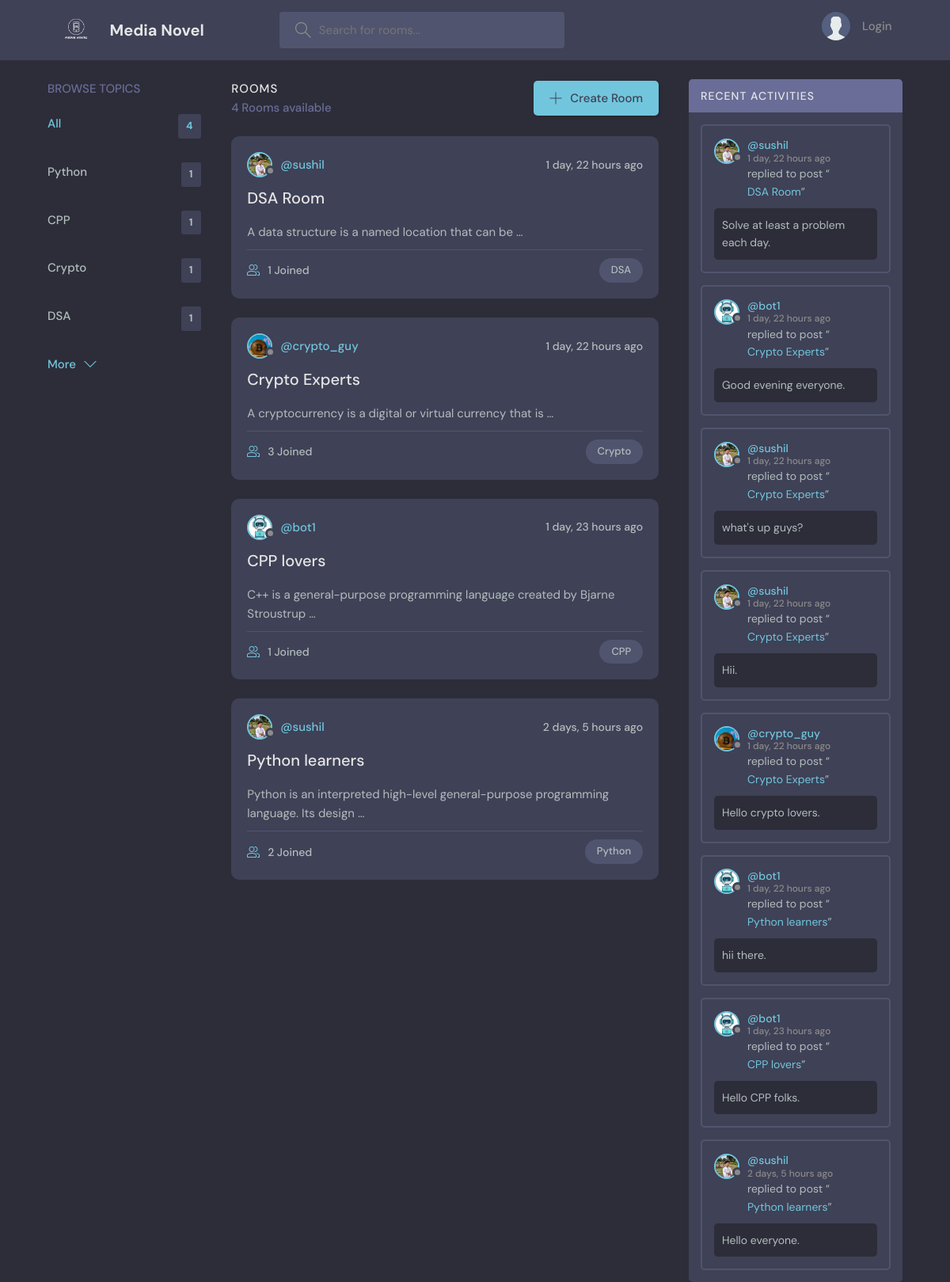
The page / on the database its author committed.
### base/models.py (models this page shows, shortened)
class Topic(models.Model):
    name = models.CharField(max_length=200)

class Room(models.Model):
    host = models.ForeignKey(User, on_delete=models.SET_NULL, null=True)
    topic = models.ForeignKey(Topic, on_delete=models.SET_NULL, null=True)
    name = models.CharField(max_length=200)
    description = models.TextField(null=True, blank=True)
    participants = models.ManyToManyField(
        User, related_name='participants', blank=True)
    updated = models.DateTimeField(auto_now=True)
    created = models.DateTimeField(auto_now_add=True)
    class Meta:
        ordering = ['-updated', '-created']
    def __str__(self):
        return self.name

class User(AbstractUser):
    name = models.CharField(max_length=200, null=True)
    email = models.EmailField(unique=True, null=True)
    bio = models.TextField(null=True)
    avatar = models.ImageField(null=True, default='avatar.svg')
    USERNAME_FIELD = 'email'
    REQUIRED_FIELDS = []

class Message(models.Model):
    user = models.ForeignKey(User, on_delete=models.CASCADE)
    room = models.ForeignKey(Room, on_delete=models.CASCADE)
    body = models.TextField()
    updated = models.DateTimeField(auto_now=True)
    created = models.DateTimeField(auto_now_add=True)
    class Meta:
        ordering = ['-updated', '-created']

### base/views.py (the view)
# urls.py: path('', views.home, name='home'),
def home(request):
    q = ''
    if request.GET.get('q') is not None:
        q = request.GET.get('q')
    rooms = Room.objects.filter(
        Q(topic__name__icontains=q) |
        Q(name__icontains=q) |
        Q(description__icontains=q)
    )
    topics = Topic.objects.all()[:5]
    room_count = rooms.count()
    room_messages = Message.objects.filter(Q(room__topic__name__icontains=q))
    context = {'rooms': rooms, 'topics': topics,
               'room_count': room_count, 'room_messages': room_messages}
    return render(request, 'base/home.html', context)

### base/templates/base/home.html (shortened to what this page needs)
{% extends 'main.html' %} {% block content %}
<main class="layout layout--3">
  <div class="container">
    {% include 'base/topics_component.html' %}
    <div class="roomList">
      <div class="roomList__header">
        <div>
          <h2>Rooms</h2>
          <p>{{room_count}} Rooms available</p>
        </div>
        <a class="btn btn--main" href="{% url 'create-room' %}">
          <svg
            version="1.1"
            xmlns="http://www.w3.org/2000/svg"
            width="32"
            height="32"
            viewBox="0 0 32 32"
          >
            <title>add</title>
            <path
              d="M16.943 0.943h-1.885v14.115h-14.115v1.885h14.115v14.115h1.885v-14.115h14.115v-1.885h-14.115v-14.115z"
            ></path>
          </svg>
          Create Room
        </a>
      </div>
      {% include 'base/feed_component.html' %}
    </div>
    {% include 'base/activity_component.html' %}
  </div>
</main>
{% endblock content %}

### base/templates/base/topics_component.html
<div class="topics">
  <div class="topics__header">
    <h2>Browse Topics</h2>
  </div>
  <ul class="topics__list">
    <li>
      <a href="{% url 'home' %}" class="active"
        >All <span>{{topics.count}}</span></a
      >
    </li>
    {% for topic in topics %}
    <li>
      <a href="{% url 'home' %}?q={{topic.name}}"
        >{{topic.name}}<span>{{topic.room_set.all.count}}</span></a
      >
    </li>
    {% endfor %}
  </ul>
  <a class="btn btn--link" href="{% url 'topics' %}">
    More
    <svg
      version="1.1"
      xmlns="http://www.w3.org/2000/svg"
      width="32"
      height="32"
      viewBox="0 0 32 32"
    >
      <title>chevron-down</title>
      <path d="M16 21l-13-13h-3l16 16 16-16h-3l-13 13z"></path>
    </svg>
  </a>
</div>

### base/templates/base/feed_component.html (shortened to what this page needs)
{% for room in rooms %}
<div class="roomListRoom">
  <div class="roomListRoom__header">
    <a href="{% url 'profile' room.host.id %}" class="roomListRoom__author">
      <div class="avatar avatar--small">
        <img src="{{room.host.avatar.url}}" />
      </div>
      <span>@{{room.host.username}}</span>
    </a>
    <div class="roomListRoom__actions">
      <span>{{room.created|timesince}} ago</span>
    </div>
  </div>
  <div class="roomListRoom__content">
    <a href="{% url 'room' room.id %}">{{room.name}}</a>
    <p>{{room.description|truncatewords:10}}</p>
  </div>
  <div class="roomListRoom__meta">
    <a href="{% url 'room' room.id %}" class="roomListRoom__joined">
      {{room.participants.all.count}} Joined
    </a>
    <p class="roomListRoom__topic">{{room.topic.name}}</p>
  </div>
</div>
{% endfor %}

### base/templates/base/activity_component.html (shortened to what this page needs)
<div class="activities">
  <div class="activities__header">
    <h2>Recent Activities</h2>
  </div>
  {% for message in room_messages %}
  <div class="activities__box">
    <div class="activities__boxHeader roomListRoom__header">
      <a
        href="{% url 'profile' message.user.id %}"
        class="roomListRoom__author"
      >
        <div class="avatar avatar--small">
          <img src="{{message.user.avatar.url}}" />
        </div>
        <p>
          @{{message.user.username}}
          <span>{{message.created|timesince}} ago</span>
        </p>
      </a>
    </div>
    <div class="activities__boxContent">
      <p>
        replied to post “<a href="{% url 'room' message.room.id %}"
          >{{message.room}}</a
        >”
      </p>
      <div class="activities__boxRoomContent">{{message.body}}</div>
    </div>
  </div>
  {% endfor %}
</div>

### rows shown on the page
Topic: name "Python", room_set.all.count "1"
Topic: name "CPP", room_set.all.count "1"
Topic: name "Crypto", room_set.all.count "1"
Topic: name "DSA", room_set.all.count "1"
Room: host.avatar (picture), host.username "sushil", created "1 day, 22 hours", name "DSA Room", description "A data structure is a named location that can be …", participants.all.count "1", topic.name "DSA"
Room: host.avatar (picture), host.username "crypto_guy", created "1 day, 22 hours", name "Crypto Experts", description "A cryptocurrency is a digital or virtual currency that is …", participants.all.count "3", topic.name "Crypto"
Room: host.avatar (picture), host.username "bot1", created "1 day, 23 hours", name "CPP lovers", description "C++ is a general-purpose programming language created by Bjarne Stroustrup …", participants.all.count "1", topic.name "CPP"
Room: host.avatar (picture), host.username "sushil", created "2 days, 5 hours", name "Python learners", description "Python is an interpreted high-level general-purpose programming language. Its design …", participants.all.count "2", topic.name "Python"
Message: user.avatar (picture), user.username "sushil", created "1 day, 22 hours", room "DSA Room", body "Solve at least a problem each day."
Message: user.avatar (picture), user.username "bot1", created "1 day, 22 hours", room "Crypto Experts", body "Good evening everyone."
Message: user.avatar (picture), user.username "sushil", created "1 day, 22 hours", room "Crypto Experts", body "what's up guys?"
Message: user.avatar (picture), user.username "sushil", created "1 day, 22 hours", room "Crypto Experts", body "Hii."
Message: user.avatar (picture), user.username "crypto_guy", created "1 day, 22 hours", room "Crypto Experts", body "Hello crypto lovers."
Message: user.avatar (picture), user.username "bot1", created "1 day, 22 hours", room "Python learners", body "hii there."
Message: user.avatar (picture), user.username "bot1", created "1 day, 23 hours", room "CPP lovers", body "Hello CPP folks."
Message: user.avatar (picture), user.username "sushil", created "2 days, 5 hours", room "Python learners", body "Hello everyone."

### other values the page prints
{{ topics.count }} "4"
{{ room_count }} "4"
